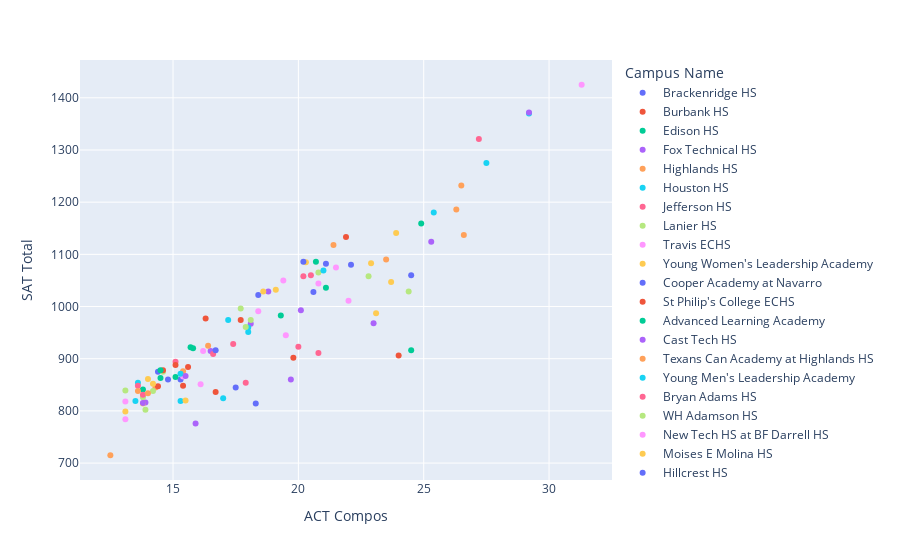

Notebook cell for this chart:
### Code cell
# total city
city_sat_budget = px.scatter(big_city_school_df, x="ACT Compos", y="SAT Total", hover_name="Campus Name", color="Campus Name")
city_sat_budget.show()

plt.savefig("images/cityvactsat.png")
